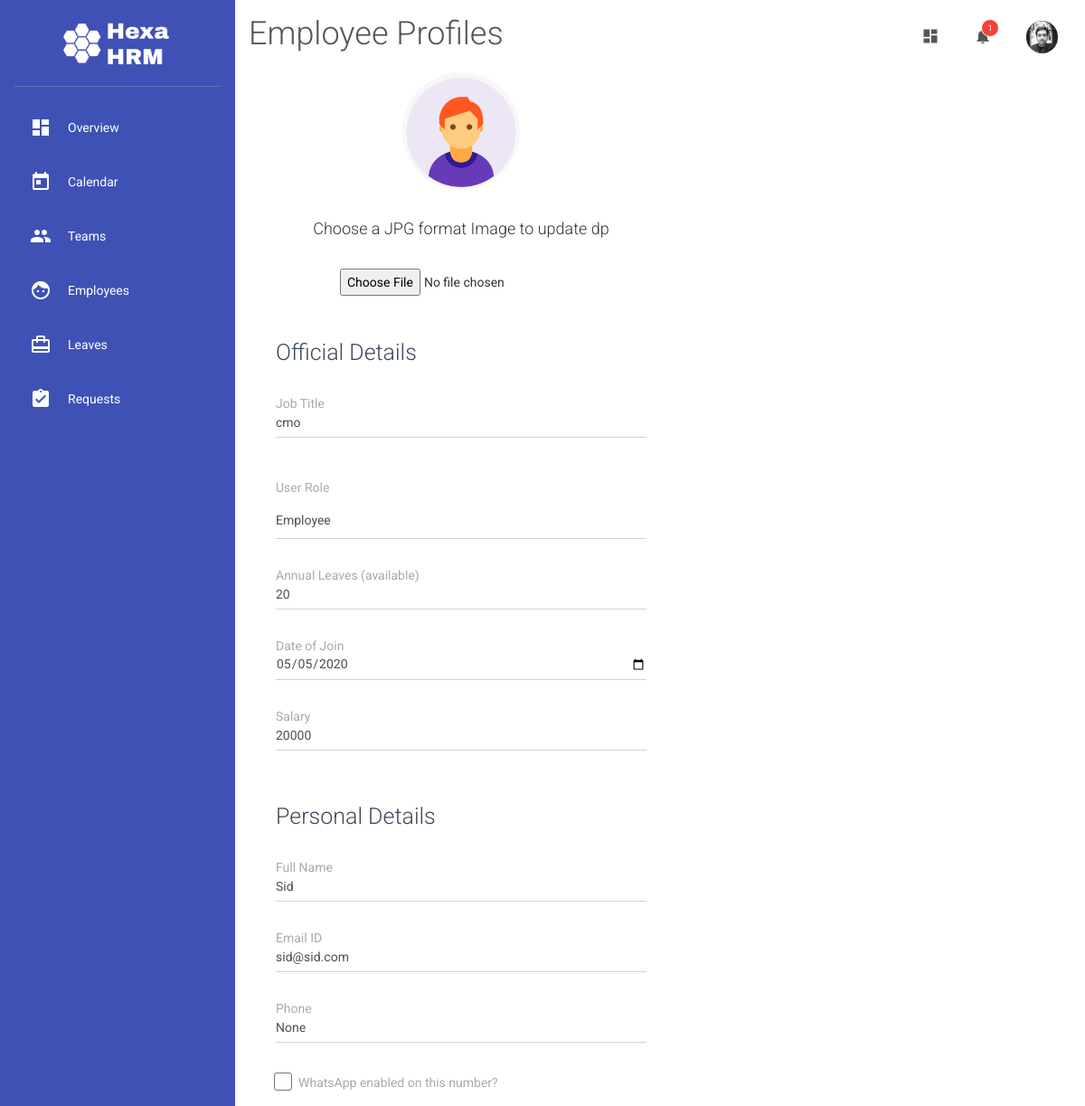
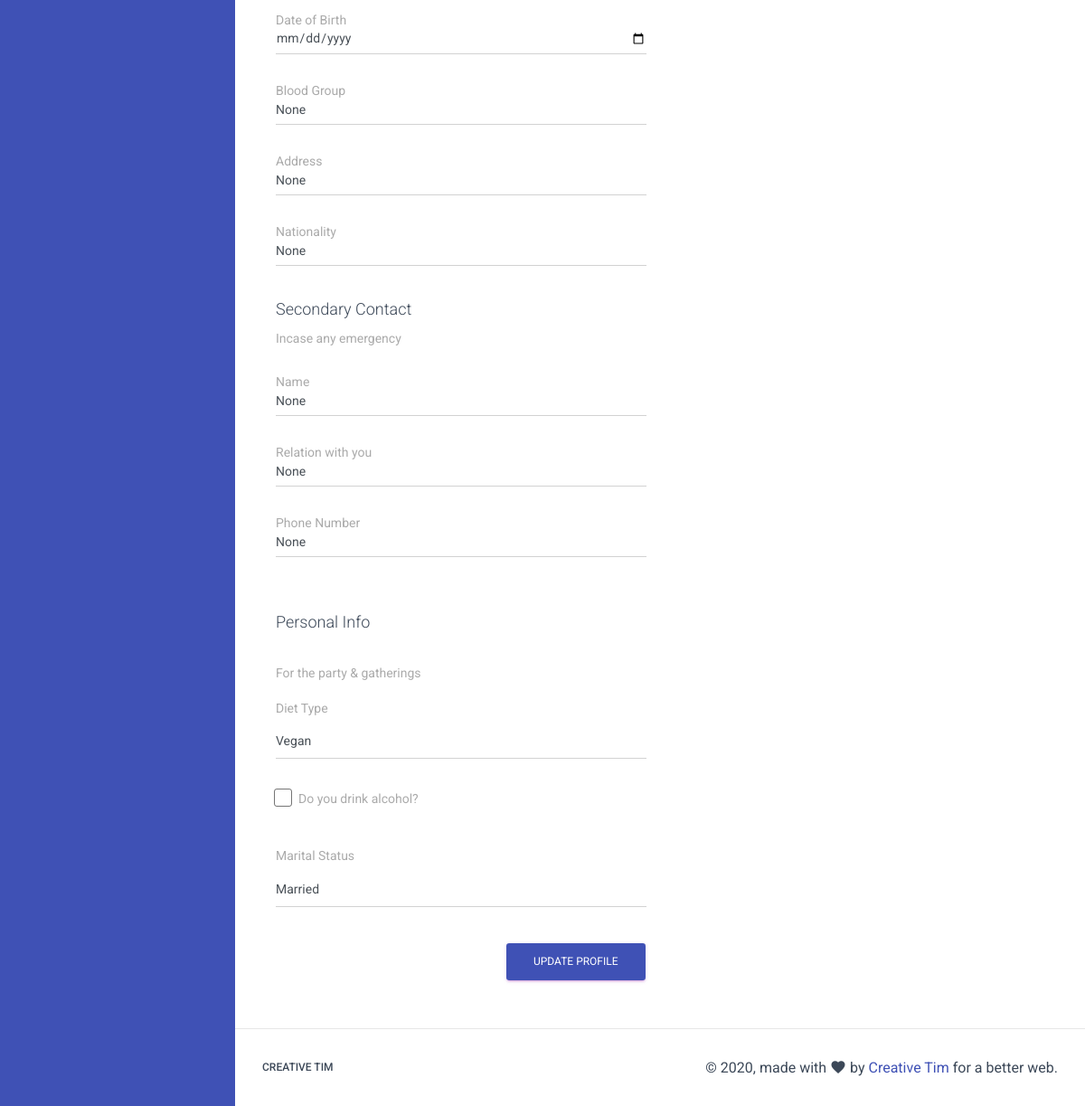
The page /edit-profile/4/ (signed in) on the database its author committed (2 pictures, top to bottom).
### main.py (models this page shows)
class User(db.Model):
    id = db.Column(db.Integer, primary_key=True)
    name = db.Column(db.String, nullable=False)
    email = db.Column(db.String,nullable=False)
    phone = db.Column(db.String)
    whatsapp = db.Column(db.Boolean)
    title = db.Column(db.String)
    role = db.Column(db.Integer)
    annual_leaves = db.Column(db.Integer)
    password = db.Column(db.String)
    dob = db.Column(db.Date)
    blood_group = db.Column(db.String)
    doj = db.Column(db.Date)
    pay = db.Column(db.Integer)
    address = db.Column(db.String)
    secondary_contact_name = db.Column(db.String)
    secondary_contact_relation = db.Column(db.String)
    secondary_contact_phone = db.Column(db.String)
    origin_country = db.Column(db.String)
    diet_type = db.Column(db.Integer)
    drinking = db.Column(db.Boolean)
    marital_status = db.Column(db.Integer)
    dp = db.Column(db.String)
    leaves = db.relationship("Leave", cascade="all,delete", backref="requested_by")
    leading = db.relationship("Team_leads", cascade="all,delete", backref="manager")
    member_of = db.relationship("Team_members", cascade="all,delete", backref="members")
    actioned_leaves = db.relationship("Leave_action", cascade="all,delete", backref="actioned_by")
    logs = db.relationship("Activity_log",backref="activity_by")
    token = db.relationship("Access_token", cascade="all,delete", backref="user")

### main.py (the view)
@app.route('/edit-profile/<user_id>/', methods=["GET","POST"])
def edit_profile(user_id):
    user = User.query.get(user_id)
    if g.user.role == 3 or g.user.id == user.id:
        if request.method == "POST":
            image = request.files['image']
            if image.filename != "" and image and allowed_file(image.filename):
                filename = secure_filename(image.filename)
                hash_token = secrets.token_urlsafe(16)
                extn = filename.rsplit('.', 1)[1].lower()
                current_dp = hash_token+"."+extn
                image.save(os.path.join(app.config['UPLOAD_FOLDER'], current_dp))
                if user.dp:
                    os.remove(os.path.join(app.config['UPLOAD_FOLDER'], user.dp))
                user.dp = current_dp
                db.session.commit()
            user = User.query.get(user_id)
            user.name = request.form["name"]
            user.email = request.form["email"]
            user.phone = request.form["phone"]
            user.whatsapp = bool(request.form.get("whatsapp"))
            user.dob = datetime.strptime(request.form['dob'],'%Y-%m-%d').date()
            user.blood_group = request.form["blood_group"]
            user.address = request.form["address"]
            user.origin_country = request.form["country"]
            user.secondary_contact_name = request.form["s_name"]
            user.secondary_contact_relation = request.form["s_relate"]
            user.secondary_contact_phone = request.form["s_phone"]
            user.diet_type = request.form["diet"]
            user.drinking = bool(request.form.get("drink"))
            user.marital_status = request.form["marital"]
            if g.user.role ==3:
                user.title = request.form["title"]
                user.role = request.form["role"]
                user.doj = datetime.strptime(request.form["doj"],'%Y-%m-%d').date()
                user.pay = request.form["pay"]
                user.annual_leaves = request.form["leave"]
            db.session.commit()
            return render_template("edit_profile.html", user=user, response=response("s3"))
        else:
            return render_template("edit_profile.html", user=user)
    else:
        return redirect(url_for("employees"))

### main.py (called while the page is built)
@app.before_request
def before_request():
    g.user = None
    if "uid" in session:
        login_user = User.query.get(session["uid"])
        if login_user and bcrypt.check_password_hash(session["sk"], login_user.name):
            g.user = login_user

### templates/edit_profile.html (shortened to what this page needs)
{% extends "template.html" %}
{% block heading %}
<h2>Employee Profiles</h2>
{% endblock %}
{% block content %}
<div class="container-fluid">
  <div class="row">
    <div class="col-md-6">
          <form action="/edit-profile/{{user.id}}/" method="POST" enctype="multipart/form-data">
            <div class="card card-profile">
              <div class="card-avatar">
                  {% if user.dp %}
                      <img class="img" src="/static/img/users/{{user.dp}}">
                    {% else %}
                        <img class="img" src="/static/img/users/default.png">
                    {% endif %}
              </div>
              <div class="card-body">
                <h4>Choose a JPG format Image to update dp</h4><br/>
                <input type="file" name="image" id="image" accept=".jpg" />
              </div>
            </div>
          {% if g.user.role ==3 %}
            <h3>Official Details</h3>
            <br>
            <div class="form-group bmd-form-group">
              <label for="title">Job Title</label>
              <input type="text" class="form-control" value="{{user.title}}" name="title" id="title" required>
            </div><br>
            <div class="form-group bmd-form-group">
              <label for="role">User Role</label>
              <select class="form-control selectpicker" data-style="btn btn-link" name="role" id="role">
              {% if user.role == 1 %}
                <option value="1" selected>Employee</option>
              {% elif user.role == 2 %}
                <option value="1">Employee</option>
                <option value="2" selected>Manager</option>
                <option value="3">Admin</option>
              {% else %}
                <option value="1">Employee</option>
                <option value="2">Manager</option>
                <option value="3" selected>Admin</option>
              {% endif %}
              </select>
            </div><br>
            <div class="form-group bmd-form-group">
              <label for="leave">Annual Leaves (available)</label>
              <input type="number" class="form-control" value="{{user.annual_leaves}}" name="leave" id="leave" required>
            </div><br>
            <div class="form-group bmd-form-group">
              <label for="doj">Date of Join</label>
              <input type="date" class="form-control" value="{{user.doj}}" name="doj" id="doj" required>
            </div><br>
            <div class="form-group bmd-form-group">
              <label for="pay">Salary</label>
              <input type="number" class="form-control" value="{{user.pay}}" name="pay" id="pay" required>
            </div><br>
            <h3>Personal Details</h3>
          {% endif %}
            <br>
            <div class="form-group bmd-form-group">
              <label for="name">Full Name</label>
              <input type="text" class="form-control" value="{{user.name}}" name="name" id="name" required>
            </div>
            <br>
            <div class="form-group bmd-form-group">
              <label for="email">Email ID</label>
              <input type="email" name="email" value="{{user.email}}" id="email" class="form-control" required>
            </div>
            <br>
            <div class="form-group bmd-form-group">
              <label for="phone">Phone</label>
              <input type="text" name="phone" value="{{user.phone}}" id="phone" class="form-control" required>
            </div>
            <br>
            <div class="form-check">
              <label class="form-check-label">
                  WhatsApp enabled on this number?
                  <span class="form-check-sign">
                  <span class="check"></span>
                  </span>
              </label>
            </div>
            <br/>
            <div class="form-group bmd-form-group">
              <label for="dob">Date of Birth</label>
              <input type="date" value="{{user.dob}}" class="form-control" name="dob" id="dob" required>
            </div>
            <br/>
            <div class="form-group bmd-form-group">
              <label for="blood_group">Blood Group</label>
              <input type="text" value="{{user.blood_group}}" class="form-control" name="blood_group" id="blood_group" required>
            </div>
            <br/>
            <div class="form-group bmd-form-group">
              <label for="address">Address</label>
              <input type="text" value="{{user.address}}" class="form-control" name="address" id="address" required>
            </div><br/>
            <div class="form-group bmd-form-group">
              <label for="country">Nationality</label>
              <input type="text" value="{{user.origin_country}}" class="form-control" name="country" id="country" required>
            </div><br/>
            <h4>Secondary Contact</h4>
            <label>Incase any emergency</label>
            <br/><br/>
            <div class="form-group bmd-form-group">
              <label for="s_name">Name</label>
              <input type="text" value="{{user.address}}" class="form-control" name="s_name" id="s_name" required>
            </div><br/>
            <div class="form-group bmd-form-group">
              <label for="s_relate">Relation with you</label>
              <input type="text" value="{{user.address}}" class="form-control" name="s_relate" id="s_relate" required>
            </div><br/>
            <div class="form-group bmd-form-group">
              <label for="s_phone">Phone Number</label>
              <input type="text" value="{{user.address}}" class="form-control" name="s_phone" id="s_phone" required>
            </div><br/>
            <br/>
            <h4>Personal Info</h4>
            <br>
            <label>For the party & gatherings</label>
            <div class="form-group bmd-form-group">
              <label for="diet">Diet Type</label>
              <select class="form-control selectpicker" data-style="btn btn-link" name="diet" id="diet">
              {% if user.diet_type == 1 %}
                <option value="1" selected>Non-vegan</option>
                <option value="2">Eggetarian</option>
                <option value="3">Vegan</option>
              {% elif user.diet_type == 2 %}
                <option value="1">Non-vegan</option>
                <option value="2" selected>Eggetarian</option>
                <option value="3">Vegan</option>
              {% else %}
                <option value="3" selected>Vegan</option>
              {% endif %}
              </select>
            </div><br/>
            <div class="form-check">
              <label class="form-check-label">
                  Do you drink alcohol?
                  <span class="form-check-sign">
                  <span class="check"></span>
                  </span>
              </label>
            </div><br>
            <div class="form-group bmd-form-group">
              <label for="marital">Marital Status</label>
              <select class="form-control selectpicker" data-style="btn btn-link" name="marital" id="marital">
              {% if user.marital_status == 1%}
                <option value="1" selected>Single</option>
                <option value="2">Married</option>
              {% else %}
                <option value="2" selected>Married</option>
              {% endif %}
              </select>
            </div><br/>
          <button type="submit" class="btn btn-primary pull-right">Update Profile</button>
          <div class="clearfix"></div>
        </form>
</div>
</div>
</div>
{% endblock %}

### templates/template.html (shortened to what this page needs)
<!doctype html>
<html lang="en">
<head>
  <link rel="stylesheet" href="https://maxcdn.bootstrapcdn.com/font-awesome/latest/css/font-awesome.min.css">
  <link href="{{ url_for('static', filename='css/material-dashboard.css') }}" rel="stylesheet" />
  <link href="{{ url_for('static', filename='css/custom.css') }}" rel="stylesheet" />
  <link rel="stylesheet" href="//cdnjs.cloudflare.com/ajax/libs/fullcalendar/3.3.0/fullcalendar.min.css" />
</head>
<body>
  <div class="wrapper ">
    <div class="sidebar" data-color="azure" data-background-color="white">
      <div class="logo">
        <img src="/static/img/logo.png">
      </div>
      <div class="sidebar-wrapper">
        <ul class="nav">
        {% if g.user == None %}
          <li class="nav-item">
            <a class="nav-link" href="/sign-in/">
              <i class="material-icons">lock</i>
              <p>Login</p>
            </a>
          </li>
        {% else %}
          <li class="nav-item">
            <a class="nav-link" href="/">
              <i class="material-icons">dashboard</i>
              <p>Overview</p>
            </a>
          </li>
          <li class="nav-item">
            <a class="nav-link" href="/calendar/">
              <i class="material-icons">today</i>
              <p>Calendar</p>
            </a>
          </li>
          <li class="nav-item">
            <a class="nav-link" href="/teams/">
              <i class="material-icons">group</i>
              <p>Teams</p>
            </a>
          </li>
          <li class="nav-item">
            <a class="nav-link" href="/employees/">
              <i class="material-icons">face</i>
              <p>Employees</p>
            </a>
          </li>
          <li class="nav-item">
            <a class="nav-link" href="/leaves/">
              <i class="material-icons">card_travel</i>
              <p>Leaves</p>
            </a>
          </li>
          <li class="nav-item">
            <a class="nav-link" href="/requests/">
              <i class="material-icons">assignment_turned_in</i>
              <p>Requests</p>
            </a>
          </li>
        {% endif %}
        </ul>
      </div>
    </div>
    <div class="main-panel">
      <nav class="navbar navbar-expand-lg navbar-transparent navbar-absolute fixed-top ">
        <div class="container-fluid">
          <div class="navbar-wrapper">
            {% block heading %}
            {% endblock %}
          </div>
          <div class="collapse navbar-collapse justify-content-end">
            {% if session%}
            <ul class="navbar-nav">
              <li class="nav-item">
                <a class="nav-link" href="javascript:;">
                  <i class="material-icons">dashboard</i>
                </a>
              </li>
              <li class="nav-item dropdown">
                <a class="nav-link" href="http://example.com" id="navbarDropdownMenuLink" data-toggle="dropdown" aria-haspopup="true" aria-expanded="false">
                  <i class="material-icons">notifications</i>
                  <span class="notification">1</span>
                </a>
              </li>
              <li class="nav-item dropdown">
                <a class="nav-link" href="javascript:;" id="navbarDropdownProfile" data-toggle="dropdown" aria-haspopup="true" aria-expanded="false">
                  {% if g.user.dp %}
                  <img class="img nav-icon" src="/static/img/users/{{g.user.dp}}">
                  {% else %}
                  <img class="img nav-icon" src="/static/img/users/default.png">
                  {% endif %}
                <div class="ripple-container"></div></a>
              </li>
            </ul>
            {% endif %}
          </div>
        </div>
      </nav>
      <div class="content">
        <div class="container-fluid">
          {% block content %}
          {% endblock %}
        </div>
      </div>
      <footer class="footer">
        <div class="container-fluid">
          <nav class="float-left">
            <ul>
              <li>
                <a href="https://www.creative-tim.com">
                  Creative Tim
                </a>
              </li>
            </ul>
          </nav>
          <div class="copyright float-right">
            &copy;
            , made with <i class="material-icons">favorite</i> by
            <a href="https://www.creative-tim.com" target="_blank">Creative Tim</a> for a better web.
          </div>
        </div>
      </footer>
    </div>
  </div>
</body>
</html>

### static/css/custom.css (style rules this page uses)
.sidebar { background: #3F51B5; color:white; box-shadow: none !important; }
body { background-color: #fff; font-weight: 400; }
.sidebar .nav li a, .sidebar .nav li .dropdown-menu a { color: #ffffff !important; }
.card, .card-profile .card-avatar { box-shadow: none !important; }
.sidebar .logo img { max-width: 120px; margin: 0 auto; display: block; }
.sidebar .nav i { color: #ffffff; }
img.img.nav-icon { max-width: 35px; border-radius: 100%; }

### rows shown on the page
User: user.dp (picture)
User: title "cmo", role "Employee", leave "20", doj "05/05/2020", pay "20000", name "Sid", email "sid@sid.com", phone "None", blood_group "None", address "None", country "None", s_name "None", s_relate "None", s_phone "None", diet "Vegan", marital "Married"
